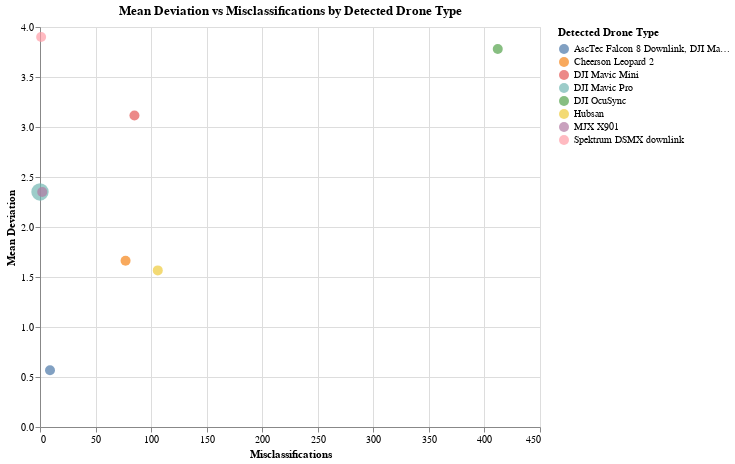

Notebook code for this chart:
### Markdown cell above
#### Visualization 2: Mean Deviation vs. Misclassifications by Detected Drone Type (Scatter Plot)

### Code cell
df = venus_2_2.copy()
df['predicted'] = ['DJI Mavic Pro' if 'Mavic Pro' in name else name for name in df['name']]
df['true'] = 'DJI Mavic Pro'
df['is_misclassified'] = df['predicted'] != df['true']

# create metric_df: group by predicted type
metric_df = df.groupby('predicted').agg(
    misclassifications=('is_misclassified', 'sum'),
    mean_deviation=('deviation', 'mean')
).reset_index().rename(columns={'predicted': 'Predicted'})
metric_df['highlight'] = metric_df['Predicted'] == 'DJI Mavic Pro'

chart = alt.Chart(metric_df).mark_circle().encode(
    x=alt.X('misclassifications:Q', title='Misclassifications'),
    y=alt.Y('mean_deviation:Q', title='Mean Deviation'),
    tooltip=['Predicted', 'misclassifications', 'mean_deviation'],
    color=alt.Color('Predicted:N', title='Detected Drone Type'),
    size=alt.Size('highlight:N', legend=None, scale=alt.Scale(range=[100, 300]))
).properties(
    width=500,
    height=400,
    title='Mean Deviation vs Misclassifications by Detected Drone Type'
)

chart

### Figure 1 — Vega-Lite specification as saved in the notebook (floating-point values rounded to 4 significant figures)
{"config": {"view": {"continuousWidth": 300, "continuousHeight": 300}}, "data": {"name": "data-4a90d88fa1aef9e6431e2f537815719e"}, "mark": {"type": "circle"}, "encoding": {"color": {"field": "Predicted", "title": "Detected Drone Type", "type": "nominal"}, "size": {"field": "highlight", "legend": null, "scale": {"range": [100, 300]}, "type": "nominal"}, "tooltip": [{"field": "Predicted", "type": "nominal"}, {"field": "misclassifications", "type": "quantitative"}, {"field": "mean_deviation", "type": "quantitative"}], "x": {"field": "misclassifications", "title": "Misclassifications", "type": "quantitative"}, "y": {"field": "mean_deviation", "title": "Mean Deviation", "type": "quantitative"}}, "height": 400, "title": "Mean Deviation vs Misclassifications by Detected Drone Type", "width": 500, "$schema": "https://vega.github.io/schema/vega-lite/v5.20.1.json", "datasets": {"data-4a90d88fa1aef9e6431e2f537815719e": [{"Predicted": "AscTec Falcon 8 Downlink, DJI Mavic Mini", "misclassifications": 9, "mean_deviation": 0.5667, "highlight": false}, {"Predicted": "Cheerson Leopard 2", "misclassifications": 77, "mean_deviation": 1.662, "highlight": false}, {"Predicted": "DJI Mavic Mini", "misclassifications": 85, "mean_deviation": 3.115, "highlight": false}, {"Predicted": "DJI Mavic Pro", "misclassifications": 0, "mean_deviation": 2.35, "highlight": true}, {"Predicted": "DJI OcuSync", "misclassifications": 412, "mean_deviation": 3.779, "highlight": false}, {"Predicted": "Hubsan", "misclassifications": 106, "mean_deviation": 1.566, "highlight": false}, {"Predicted": "MJX X901", "misclassifications": 2, "mean_deviation": 2.35, "highlight": false}, {"Predicted": "Spektrum DSMX downlink", "misclassifications": 1, "mean_deviation": 3.9, "highlight": false}]}}
